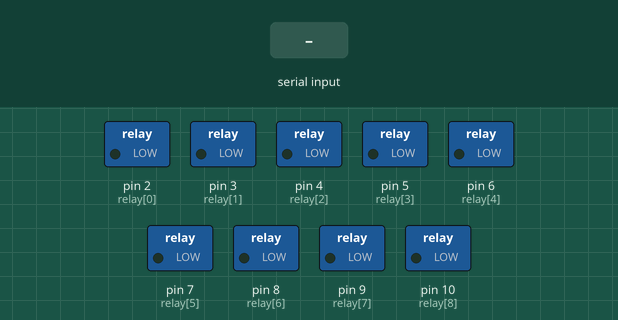
Simulated run of this program. Board: Arduino Mega 2560, built with avr-gcc and run on an emulated ATmega2560. On the bench: switched loads named in the program (green lamp = pin HIGH). The inputs (shaded band) are chosen by the test bench. What the program prints to the serial monitor is not drawn.

Above: at 1.2 s.
1.3 s: "90,45\n" received over Serial
At 2.5 s:
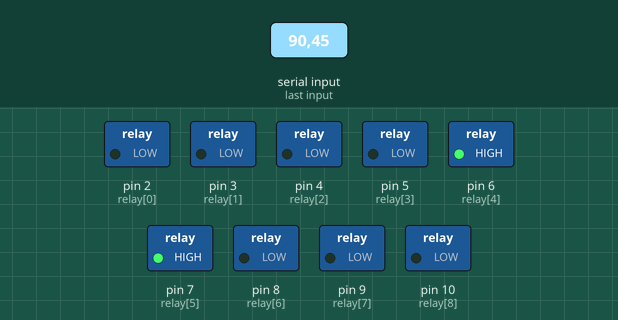
2.8 s: "30,150\n" received over Serial
At 3.7 s:
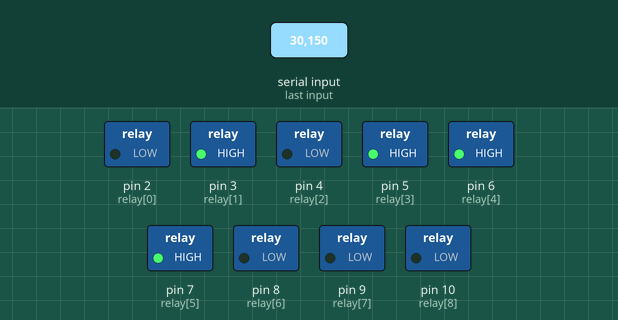
4.3 s: "200\n" received over Serial
At 4.7 s:
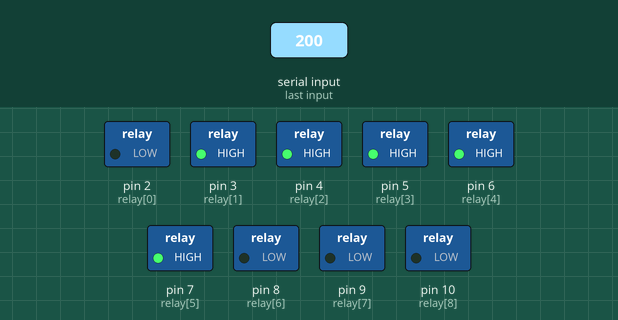
Timing chart, 0 to 7.3 s (numbered marks = the images above; inputs shaded):
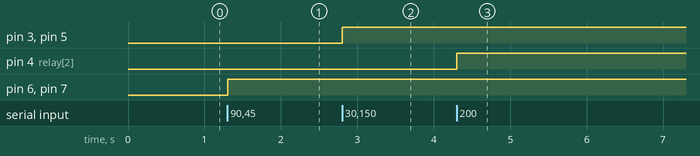

Measured:
- after the input at 1.3 s, pin 6 (relay[4]), pin 7 (relay[5]): LOW → HIGH at once
- after the input at 2.8 s, pin 3 (relay[1]), pin 5 (relay[3]): LOW → HIGH at once
- after the input at 4.3 s, pin 4 (relay[2]): LOW → HIGH at once

The program:

main.cpp
```cpp
#include <Arduino.h>

byte data;
const byte buttonPin[] = {22, 24, 26, 28, 30, 32, 34, 40, 38};
const byte relay[] = {2, 3, 4, 5, 6, 7, 8, 9, 10};
bool btnState[8];
unsigned long btnTimer[8];

void serialEvent()
{
  while (Serial.available())
  {
    data = (byte)Serial.read();
    Serial.print("data : ");
    Serial.print(data);

    if (data > 64 && data < 73)
    {
      digitalWrite(relay[data - 64], 0);
    }
    else if (data > 48 && data < 58)
    {
      digitalWrite(relay[data - 48], 1);
    }
  }
}

void setup()
{
  Serial.begin(9600);
  for (byte i = 0; i < 9; ++i)
  {
    pinMode(buttonPin[i], INPUT_PULLUP);
    pinMode(relay[i], OUTPUT);
    digitalWrite(relay[i], 0);
    btnState[i] = 0;
    btnTimer[i] = 0;
  }
}

void loop()
{
  unsigned long timer = millis();
  for (byte i = 0; i < 9; i++)
  {
    if (!btnState[i] && digitalRead(i))
    {
      btnState[i] = 1;
      btnTimer[i] = timer;
      Serial.write(i);
    }
    if (btnState[i] && timer - btnTimer[i] > 50)
    {
      btnState[i] = 0;
    }
  }
}
```
